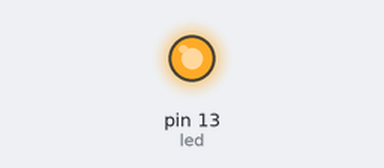
This sketch was run on a simulated Arduino Uno, built with avr-gcc and run on an emulated ATmega328P. On the bench: output pins drawn as LEDs (lit = HIGH).

Above: at 0.2 s.
At 4.7 s:
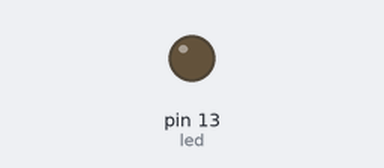
Timing chart, 0 to 6.9 s (numbered marks = the images above):
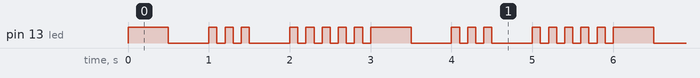

Measured:
- by itself, pin 13 (led): repeats every 3.0 s: LOW 0.50 s, 2 × (HIGH 0.10 s, LOW 0.10 s), HIGH 0.10 s, LOW 0.50 s, 5 × (HIGH 0.10 s, LOW 0.10 s), HIGH 0.50 s
- by itself, everything shown: repeats every 3.0 s, in 18 steps

The sketch:

02_DancingLED.ino
```cpp
int led = 13;  //initializing to the onboard LED


void setup() {
  // put your setup code here, to run once:

  pinMode(led, OUTPUT); //Set the mode for variable led as OUTPUT

}

void loop() {
  // put your main code here, to run repeatedly:
  int lDelay = 500;   //Delay parameter for LED (On state)
  int oDelay = 100;   //Delay parameter for LED (Off state)

  int i;
  for(i=1; i<10;i++){
    if(i<2){
      lDelay = 500;
      oDelay = 500;

      }
    else{
      lDelay = 100;
      oDelay = 100;

      }

    digitalWrite(led, HIGH);  //Setting the LED to ON position
    delay(lDelay);            //Adding delay before going to next line
    digitalWrite(led, LOW);   //Setting the LED to OFF position
    delay(oDelay);            //Delay before going to next iteration
    if(i == 4){
      delay(400);
      }
    }

}
```
